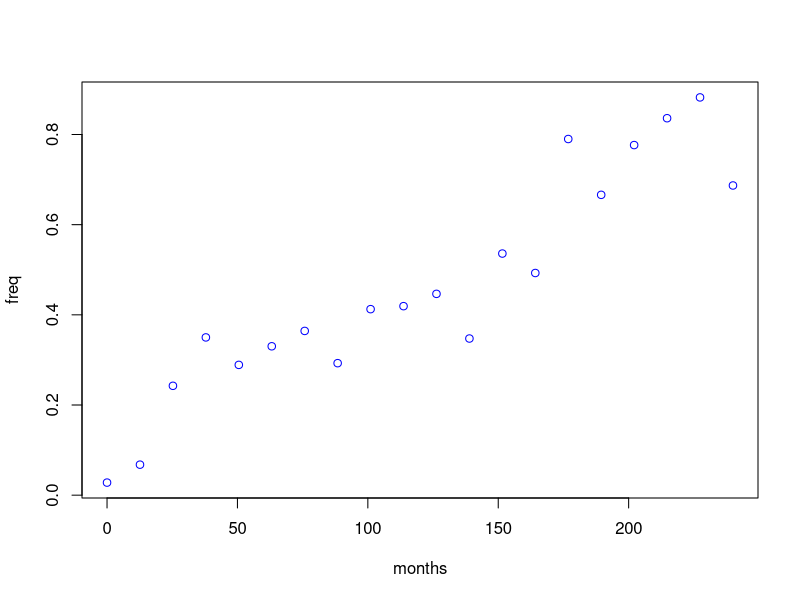

This figure's R source: (Note: this script raises an error after producing the figure.)
# table
g = seq(from=0,to=20,length.out = 20) * 12
p = abs(seq(from=0.1, to=0.8, length.out = 20) + rnorm(mean=0,sd=0.1,20))
plot(g,p, col="blue", xlab = "months", ylab="freq")


pp = (p^2*(1+s) + p*(1-p)(1+h*s)) / W


# loss function
lm.loss <- function(par) {
  
  h.par = par[1]
  s.par = par[2]
  W.par = par[3]
  err.sigma = par[4]
  
  if(err.sigma < 0) {deviance <- 10000000}
  if(err.sigma > 0) {
    likelihoods <- dnorm(p, mean = g * h.par + s.par + W.par, sd = err.sigma)
    log.likelihoods <- log(likelihoods)
    deviance <- -2 * sum(log.likelihoods)
  }
  return(deviance)
}

lm.loss(c(1,5,20,0.1))

# optimise
parameter.fits <- optim(par = c(1,5,20,0.1),
                        fn = lm.loss, hessian = T
)
parameter.fits$par



stop("Ara")




### input data

N = 1000

# variable
data.x <- rnorm(n = N, mean = 10, sd = 2)



# true parameters
a.true <- 3
b.true <- 8
true.y <- data.x * a.true + b.true

# response
err.sd.true <- 1  # Set noise sd
noise <- rnorm(n = N, mean = 0, sd = 2)  # Generate noise
data.y <- true.y + noise  # Add noise to true (latent) responses

# loss function
lm.loss <- function(par) {
  
  a.par <- par[1]  # The current slope
  b.par <- par[2]  # The current intercept
  err.sigma <- par[3]  # The current error standard deviation
  
  # If the error standard deviation is invalid (i.e.; negative), then we need to return a very high deviance
  # This will tell the optimization procedure to stay away from invalid (either statistically or psychologically)
  #   parameter values.
  
  if(err.sigma < 0) {deviance <- 10000000}
  
  # If the error standard deviation is valid (i.e.; > 0), then calculate the deviance...
  
  if(err.sigma > 0) {
    
    # Calculate the likelihood of each data point.
    # Here is where you specify the model and how you calculate likelihoods.
    
    likelihoods <- dnorm(data.y, mean = data.x * a.par + b.par, sd = err.sigma)
    
    # Now let's convert the vector of likelihoods to a summary deviance score (-2 times sub log-lik)
    
    # Calculate log-likelihoods of each data point
    log.likelihoods <- log(likelihoods)
    
    # Calculate the deviance (-2 times sum of log-likelihoods)
    deviance <- -2 * sum(log.likelihoods)
    
  }
  
  return(deviance)
  
}


# tries how deviant is the function
dev.temp <- lm.loss(c(1,5,20))
dev.temp

dev.temp <- lm.loss(c(3,8,2))
dev.temp

# optimise
parameter.fits <- optim(par = c(0,0,1.9),
                        fn = lm.loss, hessian = T
)
parameter.fits$par

hessian <- parameter.fits$hessian
hessian.inv <- solve(hessian)
parameter.se <- sqrt(diag(hessian.inv))
parameter.se

